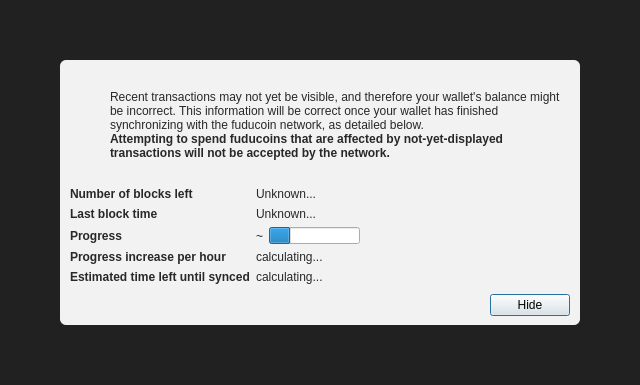
<?xml version="1.0" encoding="UTF-8"?>
<ui version="4.0">
 <class>ModalOverlay</class>
 <widget class="ModalOverlay" name="ModalOverlay">
  <property name="geometry">
   <rect>
    <x>0</x>
    <y>0</y>
    <width>640</width>
    <height>385</height>
   </rect>
  </property>
  <property name="windowTitle">
   <string>Form</string>
  </property>
  <layout class="QVBoxLayout" name="verticalLayout" stretch="0">
   <property name="sizeConstraint">
    <enum>QLayout::SetDefaultConstraint</enum>
   </property>
   <property name="leftMargin">
    <number>0</number>
   </property>
   <property name="topMargin">
    <number>0</number>
   </property>
   <property name="rightMargin">
    <number>0</number>
   </property>
   <property name="bottomMargin">
    <number>0</number>
   </property>
   <item>
    <widget class="QWidget" name="bgWidget" native="true">
     <property name="styleSheet">
      <string notr="true">#bgWidget { background: rgba(0,0,0,220); }</string>
     </property>
     <layout class="QVBoxLayout" name="verticalLayoutMain" stretch="1">
      <property name="leftMargin">
       <number>60</number>
      </property>
      <property name="topMargin">
       <number>60</number>
      </property>
      <property name="rightMargin">
       <number>60</number>
      </property>
      <property name="bottomMargin">
       <number>60</number>
      </property>
      <item>
       <widget class="QWidget" name="contentWidget" native="true">
        <property name="styleSheet">
         <string notr="true">#contentWidget { background: rgba(255,255,255,240); border-radius: 6px; }

QLabel { color: rgb(40,40,40);  }</string>
        </property>
        <layout class="QVBoxLayout" name="verticalLayoutSub" stretch="1,0,0,0">
         <property name="spacing">
          <number>0</number>
         </property>
         <property name="leftMargin">
          <number>10</number>
         </property>
         <property name="topMargin">
          <number>10</number>
         </property>
         <property name="rightMargin">
          <number>10</number>
         </property>
         <property name="bottomMargin">
          <number>10</number>
         </property>
         <item>
          <layout class="QHBoxLayout" name="horizontalLayoutIconText" stretch="0,1">
           <property name="topMargin">
            <number>20</number>
           </property>
           <item>
            <layout class="QVBoxLayout" name="verticalLayoutIcon">
             <property name="leftMargin">
              <number>0</number>
             </property>
             <item>
              <widget class="QPushButton" name="warningIcon">
               <property name="enabled">
                <bool>false</bool>
               </property>
               <property name="text">
                <string/>
               </property>
               <property name="icon">
                <iconset>
                 <normaloff>:/icons/warning</normaloff>
                 <disabledoff>:/icons/warning</disabledoff>:/icons/warning</iconset>
               </property>
               <property name="iconSize">
                <size>
                 <width>48</width>
                 <height>48</height>
                </size>
               </property>
               <property name="flat">
                <bool>true</bool>
               </property>
              </widget>
             </item>
             <item>
              <spacer name="verticalSpacerWarningIcon">
               <property name="orientation">
                <enum>Qt::Vertical</enum>
               </property>
               <property name="sizeHint" stdset="0">
                <size>
                 <width>20</width>
                 <height>40</height>
                </size>
               </property>
              </spacer>
             </item>
            </layout>
           </item>
           <item>
            <layout class="QVBoxLayout" name="verticalLayoutInfoText">
             <property name="leftMargin">
              <number>0</number>
             </property>
             <property name="topMargin">
              <number>0</number>
             </property>
             <item>
              <widget class="QLabel" name="infoText">
               <property name="text">
                <string>Recent transactions may not yet be visible, and therefore your wallet's balance might be incorrect. This information will be correct once your wallet has finished synchronizing with the fuducoin network, as detailed below.</string>
               </property>
               <property name="textFormat">
                <enum>Qt::RichText</enum>
               </property>
               <property name="wordWrap">
                <bool>true</bool>
               </property>
              </widget>
             </item>
             <item>
              <widget class="QLabel" name="infoTextStrong">
               <property name="font">
                <font>
                 <weight>75</weight>
                 <bold>true</bold>
                </font>
               </property>
               <property name="text">
                <string>Attempting to spend fuducoins that are affected by not-yet-displayed transactions will not be accepted by the network.</string>
               </property>
               <property name="textFormat">
                <enum>Qt::RichText</enum>
               </property>
               <property name="wordWrap">
                <bool>true</bool>
               </property>
              </widget>
             </item>
             <item>
              <spacer name="verticalSpacerInTextSpace">
               <property name="orientation">
                <enum>Qt::Vertical</enum>
               </property>
               <property name="sizeHint" stdset="0">
                <size>
                 <width>20</width>
                 <height>40</height>
                </size>
               </property>
              </spacer>
             </item>
            </layout>
           </item>
          </layout>
         </item>
         <item>
          <spacer name="verticalSpacerAfterText">
           <property name="orientation">
            <enum>Qt::Vertical</enum>
           </property>
           <property name="sizeHint" stdset="0">
            <size>
             <width>20</width>
             <height>40</height>
            </size>
           </property>
          </spacer>
         </item>
         <item>
          <layout class="QFormLayout" name="formLayout">
           <property name="fieldGrowthPolicy">
            <enum>QFormLayout::FieldsStayAtSizeHint</enum>
           </property>
           <property name="horizontalSpacing">
            <number>6</number>
           </property>
           <property name="verticalSpacing">
            <number>6</number>
           </property>
           <property name="topMargin">
            <number>10</number>
           </property>
           <item row="0" column="0">
            <widget class="QLabel" name="labelNumberOfBlocksLeft">
             <property name="font">
              <font>
               <weight>75</weight>
               <bold>true</bold>
              </font>
             </property>
             <property name="text">
              <string>Number of blocks left</string>
             </property>
            </widget>
           </item>
           <item row="0" column="1">
            <widget class="QLabel" name="numberOfBlocksLeft">
             <property name="text">
              <string>Unknown...</string>
             </property>
            </widget>
           </item>
           <item row="1" column="0">
            <widget class="QLabel" name="labelLastBlockTime">
             <property name="font">
              <font>
               <weight>75</weight>
               <bold>true</bold>
              </font>
             </property>
             <property name="text">
              <string>Last block time</string>
             </property>
            </widget>
           </item>
           <item row="1" column="1">
            <widget class="QLabel" name="newestBlockDate">
             <property name="sizePolicy">
              <sizepolicy hsizetype="Maximum" vsizetype="Preferred">
               <horstretch>0</horstretch>
               <verstretch>0</verstretch>
              </sizepolicy>
             </property>
             <property name="text">
              <string>Unknown...</string>
             </property>
            </widget>
           </item>
           <item row="2" column="0">
            <widget class="QLabel" name="labelSyncDone">
             <property name="font">
              <font>
               <weight>75</weight>
               <bold>true</bold>
              </font>
             </property>
             <property name="text">
              <string>Progress</string>
             </property>
            </widget>
           </item>
           <item row="2" column="1">
            <layout class="QHBoxLayout" name="horizontalLayoutSync" stretch="0,1">
             <item>
              <widget class="QLabel" name="percentageProgress">
               <property name="text">
                <string notr="true">~</string>
               </property>
              </widget>
             </item>
             <item>
              <widget class="QProgressBar" name="progressBar">
               <property name="value">
                <number>24</number>
               </property>
               <property name="format">
                <string/>
               </property>
              </widget>
             </item>
            </layout>
           </item>
           <item row="4" column="0">
            <widget class="QLabel" name="labelProgressIncrease">
             <property name="font">
              <font>
               <weight>75</weight>
               <bold>true</bold>
              </font>
             </property>
             <property name="text">
              <string>Progress increase per hour</string>
             </property>
            </widget>
           </item>
           <item row="4" column="1">
            <widget class="QLabel" name="progressIncreasePerH">
             <property name="text">
              <string>calculating...</string>
             </property>
            </widget>
           </item>
           <item row="5" column="0">
            <widget class="QLabel" name="labelEstimatedTimeLeft">
             <property name="font">
              <font>
               <weight>75</weight>
               <bold>true</bold>
              </font>
             </property>
             <property name="text">
              <string>Estimated time left until synced</string>
             </property>
            </widget>
           </item>
           <item row="5" column="1">
            <widget class="QLabel" name="expectedTimeLeft">
             <property name="text">
              <string>calculating...</string>
             </property>
            </widget>
           </item>
          </layout>
         </item>
         <item>
          <layout class="QHBoxLayout" name="horizontalLayoutButtons">
           <property name="leftMargin">
            <number>10</number>
           </property>
           <property name="topMargin">
            <number>10</number>
           </property>
           <item>
            <spacer name="horizontalSpacer">
             <property name="orientation">
              <enum>Qt::Horizontal</enum>
             </property>
             <property name="sizeHint" stdset="0">
              <size>
               <width>40</width>
               <height>20</height>
              </size>
             </property>
            </spacer>
           </item>
           <item>
            <widget class="QPushButton" name="closeButton">
             <property name="text">
              <string>Hide</string>
             </property>
             <property name="focusPolicy">
              <enum>Qt::StrongFocus</enum>
             </property>
             <property name="default">
              <bool>true</bool>
             </property>
            </widget>
           </item>
          </layout>
         </item>
        </layout>
       </widget>
      </item>
     </layout>
    </widget>
   </item>
  </layout>
 </widget>
 <customwidgets>
  <customwidget>
   <class>ModalOverlay</class>
   <extends>QWidget</extends>
   <header>qt/modaloverlay.h</header>
   <container>1</container>
  </customwidget>
 </customwidgets>
 <resources/>
 <connections/>
</ui>
